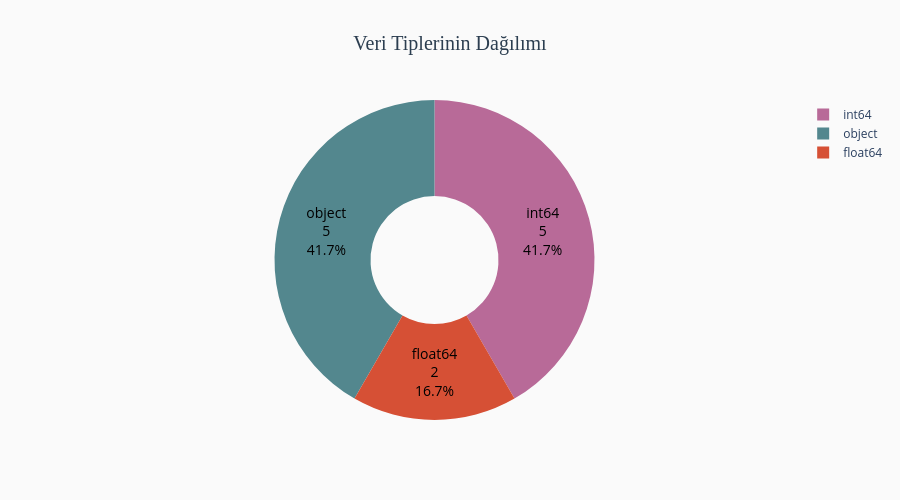

This figure's notebook cell:
### Code cell
# Veri tiplerinin dağılımını görselleştirme
dtype_counts = df.dtypes.value_counts()

# Plotly ile interaktif pie chart
fig = go.Figure(data=[go.Pie(
    labels=[f'{dtype}' for dtype in dtype_counts.index],
    values=dtype_counts.values,
    hole=0.4,
    marker=dict(colors=["#B86A98", "#53878E", "#D65035", '#98FB98']),
    textinfo='label+value+percent',
    textfont=dict(size=14, color='#000000'),
    hovertemplate='<b>%{label}</b><br>Sayı: %{value}<br>Yüzde: %{percent}<extra></extra>'
)])

fig.update_layout(
    title=dict(
        text='Veri Tiplerinin Dağılımı',
        font=dict(size=20, color='#2c3e50', family='Arial Black'),
        x=0.5,
        xanchor='center'
    ),
    height=500,
    showlegend=True,
    paper_bgcolor='#fafafa',
    plot_bgcolor='#fafafa'
)

fig.show()

### Figure 1 — Plotly figure (JSON) as saved in the notebook; plotly's stock layout.template omitted (floating-point values rounded to 4 significant figures)
{"data": [{"hole": 0.4, "hovertemplate": "<b>%{label}</b><br>Sayı: %{value}<br>Yüzde: %{percent}<extra></extra>", "labels": ["int64", "object", "float64"], "marker": {"colors": ["#B86A98", "#53878E", "#D65035", "#98FB98"]}, "textfont": {"color": "#000000", "size": 14}, "textinfo": "label+value+percent", "type": "pie", "values": [5, 5, 2]}], "layout": {"height": 500, "paper_bgcolor": "#fafafa", "plot_bgcolor": "#fafafa", "showlegend": true, "title": {"font": {"color": "#2c3e50", "family": "Arial Black", "size": 20}, "text": "Veri Tiplerinin Dağılımı", "x": 0.5, "xanchor": "center"}}}
